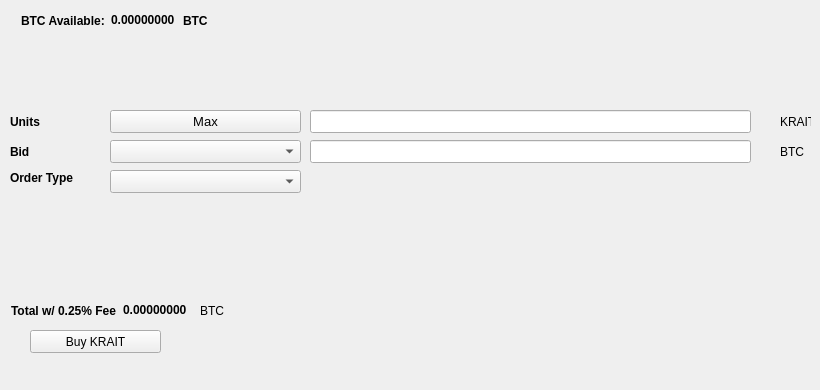
   <widget class="QWidget" name="BuyTab">
    <attribute name="title">
     <string>Buy</string>
    </attribute>
    <widget class="QPushButton" name="BuyKRAIT">
     <property name="geometry">
      <rect>
       <x>30</x>
       <y>330</y>
       <width>131</width>
       <height>23</height>
      </rect>
     </property>
     <property name="text">
      <string>Buy KRAIT</string>
     </property>
     <property name="icon">
      <iconset resource="../krait.qrc">
       <normaloff>:/icons/bitcoin</normaloff>:/icons/bitcoin</iconset>
     </property>
    </widget>
    <widget class="QLabel" name="label_3">
     <property name="geometry">
      <rect>
       <x>10</x>
       <y>110</y>
       <width>46</width>
       <height>23</height>
      </rect>
     </property>
     <property name="font">
      <font>
       <weight>75</weight>
       <bold>true</bold>
      </font>
     </property>
     <property name="text">
      <string>Units</string>
     </property>
    </widget>
    <widget class="QLineEdit" name="UnitsInput">
     <property name="geometry">
      <rect>
       <x>310</x>
       <y>110</y>
       <width>441</width>
       <height>23</height>
      </rect>
     </property>
     <property name="font">
      <font>
       <pointsize>9</pointsize>
       <weight>75</weight>
       <bold>true</bold>
      </font>
     </property>
    </widget>
    <widget class="QLineEdit" name="BuyBidPriceEdit">
     <property name="geometry">
      <rect>
       <x>310</x>
       <y>140</y>
       <width>441</width>
       <height>23</height>
      </rect>
     </property>
     <property name="font">
      <font>
       <pointsize>9</pointsize>
       <weight>75</weight>
       <bold>true</bold>
      </font>
     </property>
    </widget>
    <widget class="QLabel" name="label_4">
     <property name="geometry">
      <rect>
       <x>780</x>
       <y>110</y>
       <width>31</width>
       <height>23</height>
      </rect>
     </property>
     <property name="text">
      <string>KRAIT</string>
     </property>
    </widget>
    <widget class="QLabel" name="label_5">
     <property name="geometry">
      <rect>
       <x>780</x>
       <y>140</y>
       <width>31</width>
       <height>23</height>
      </rect>
     </property>
     <property name="text">
      <string>BTC</string>
     </property>
    </widget>
    <widget class="QLabel" name="label_6">
     <property name="geometry">
      <rect>
       <x>10</x>
       <y>140</y>
       <width>46</width>
       <height>23</height>
      </rect>
     </property>
     <property name="font">
      <font>
       <weight>75</weight>
       <bold>true</bold>
      </font>
     </property>
     <property name="text">
      <string>Bid</string>
     </property>
    </widget>
    <widget class="QLabel" name="label_7">
     <property name="geometry">
      <rect>
       <x>10</x>
       <y>170</y>
       <width>91</width>
       <height>16</height>
      </rect>
     </property>
     <property name="font">
      <font>
       <weight>75</weight>
       <bold>true</bold>
      </font>
     </property>
     <property name="text">
      <string>Order Type</string>
     </property>
    </widget>
    <widget class="QPushButton" name="Buy_Max_Amount">
     <property name="geometry">
      <rect>
       <x>110</x>
       <y>110</y>
       <width>191</width>
       <height>23</height>
      </rect>
     </property>
     <property name="font">
      <font>
       <pointsize>10</pointsize>
      </font>
     </property>
     <property name="text">
      <string>Max</string>
     </property>
    </widget>
    <widget class="QComboBox" name="BuyBidcomboBox">
     <property name="geometry">
      <rect>
       <x>110</x>
       <y>140</y>
       <width>191</width>
       <height>23</height>
      </rect>
     </property>
     <property name="font">
      <font>
       <pointsize>10</pointsize>
      </font>
     </property>
    </widget>
    <widget class="QComboBox" name="buyOrdertypeCombo">
     <property name="geometry">
      <rect>
       <x>110</x>
       <y>170</y>
       <width>191</width>
       <height>23</height>
      </rect>
     </property>
     <property name="font">
      <font>
       <pointsize>10</pointsize>
      </font>
     </property>
    </widget>
    <widget class="QWidget" name="layoutWidget1">
     <property name="geometry">
      <rect>
       <x>21</x>
       <y>11</y>
       <width>227</width>
       <height>19</height>
      </rect>
     </property>
     <layout class="QHBoxLayout" name="horizontalLayout_3">
      <item>
       <widget class="QLabel" name="label232">
        <property name="font">
         <font>
          <weight>75</weight>
          <bold>true</bold>
         </font>
        </property>
        <property name="text">
         <string>BTC Available:</string>
        </property>
       </widget>
      </item>
      <item>
       <widget class="QLabel" name="BtcAvailableLbl">
        <property name="palette">
         <palette>
          <active>
           <colorrole role="WindowText">
            <brush brushstyle="SolidPattern">
             <color alpha="255">
              <red>0</red>
              <green>0</green>
              <blue>0</blue>
             </color>
            </brush>
           </colorrole>
           <colorrole role="Button">
            <brush brushstyle="SolidPattern">
             <color alpha="255">
              <red>0</red>
              <green>170</green>
              <blue>0</blue>
             </color>
            </brush>
           </colorrole>
           <colorrole role="Light">
            <brush brushstyle="SolidPattern">
             <color alpha="255">
              <red>0</red>
              <green>255</green>
              <blue>0</blue>
             </color>
            </brush>
           </colorrole>
           <colorrole role="Midlight">
            <brush brushstyle="SolidPattern">
             <color alpha="255">
              <red>0</red>
              <green>212</green>
              <blue>0</blue>
             </color>
            </brush>
           </colorrole>
           <colorrole role="Dark">
            <brush brushstyle="SolidPattern">
             <color alpha="255">
              <red>0</red>
              <green>85</green>
              <blue>0</blue>
             </color>
            </brush>
           </colorrole>
           <colorrole role="Mid">
            <brush brushstyle="SolidPattern">
             <color alpha="255">
              <red>0</red>
              <green>113</green>
              <blue>0</blue>
             </color>
            </brush>
           </colorrole>
           <colorrole role="Text">
            <brush brushstyle="SolidPattern">
             <color alpha="255">
              <red>0</red>
              <green>170</green>
              <blue>0</blue>
             </color>
            </brush>
           </colorrole>
           <colorrole role="BrightText">
            <brush brushstyle="SolidPattern">
             <color alpha="255">
              <red>255</red>
              <green>255</green>
              <blue>255</blue>
             </color>
            </brush>
           </colorrole>
           <colorrole role="ButtonText">
            <brush brushstyle="SolidPattern">
             <color alpha="255">
              <red>0</red>
              <green>0</green>
              <blue>0</blue>
             </color>
            </brush>
           </colorrole>
           <colorrole role="Base">
            <brush brushstyle="SolidPattern">
             <color alpha="255">
              <red>255</red>
              <green>255</green>
              <blue>255</blue>
             </color>
            </brush>
           </colorrole>
           <colorrole role="Window">
            <brush brushstyle="SolidPattern">
             <color alpha="255">
              <red>0</red>
              <green>170</green>
              <blue>0</blue>
             </color>
            </brush>
           </colorrole>
           <colorrole role="Shadow">
            <brush brushstyle="SolidPattern">
             <color alpha="255">
              <red>0</red>
              <green>0</green>
              <blue>0</blue>
             </color>
            </brush>
           </colorrole>
           <colorrole role="AlternateBase">
            <brush brushstyle="SolidPattern">
             <color alpha="255">
              <red>127</red>
              <green>212</green>
              <blue>127</blue>
             </color>
            </brush>
           </colorrole>
           <colorrole role="ToolTipBase">
            <brush brushstyle="SolidPattern">
             <color alpha="255">
              <red>255</red>
              <green>255</green>
              <blue>220</blue>
             </color>
            </brush>
           </colorrole>
           <colorrole role="ToolTipText">
            <brush brushstyle="SolidPattern">
             <color alpha="255">
              <red>0</red>
              <green>0</green>
              <blue>0</blue>
             </color>
            </brush>
           </colorrole>
          </active>
          <inactive>
           <colorrole role="WindowText">
            <brush brushstyle="SolidPattern">
             <color alpha="255">
              <red>0</red>
              <green>0</green>
              <blue>0</blue>
             </color>
            </brush>
           </colorrole>
           <colorrole role="Button">
            <brush brushstyle="SolidPattern">
             <color alpha="255">
              <red>0</red>
              <green>170</green>
              <blue>0</blue>
             </color>
            </brush>
           </colorrole>
           <colorrole role="Light">
            <brush brushstyle="SolidPattern">
             <color alpha="255">
              <red>0</red>
              <green>255</green>
              <blue>0</blue>
             </color>
            </brush>
           </colorrole>
           <colorrole role="Midlight">
            <brush brushstyle="SolidPattern">
             <color alpha="255">
              <red>0</red>
              <green>212</green>
              <blue>0</blue>
             </color>
            </brush>
           </colorrole>
           <colorrole role="Dark">
            <brush brushstyle="SolidPattern">
             <color alpha="255">
              <red>0</red>
              <green>85</green>
              <blue>0</blue>
             </color>
            </brush>
           </colorrole>
           <colorrole role="Mid">
            <brush brushstyle="SolidPattern">
             <color alpha="255">
              <red>0</red>
              <green>113</green>
              <blue>0</blue>
             </color>
            </brush>
           </colorrole>
           <colorrole role="Text">
            <brush brushstyle="SolidPattern">
             <color alpha="255">
              <red>0</red>
              <green>170</green>
              <blue>0</blue>
             </color>
            </brush>
           </colorrole>
           <colorrole role="BrightText">
            <brush brushstyle="SolidPattern">
             <color alpha="255">
              <red>255</red>
              <green>255</green>
              <blue>255</blue>
             </color>
            </brush>
           </colorrole>
           <colorrole role="ButtonText">
            <brush brushstyle="SolidPattern">
             <color alpha="255">
              <red>0</red>
              <green>0</green>
              <blue>0</blue>
             </color>
            </brush>
           </colorrole>
           <colorrole role="Base">
            <brush brushstyle="SolidPattern">
             <color alpha="255">
              <red>255</red>
              <green>255</green>
              <blue>255</blue>
             </color>
            </brush>
           </colorrole>
           <colorrole role="Window">
            <brush brushstyle="SolidPattern">
             <color alpha="255">
              <red>0</red>
              <green>170</green>
              <blue>0</blue>
             </color>
            </brush>
           </colorrole>
           <colorrole role="Shadow">
            <brush brushstyle="SolidPattern">
             <color alpha="255">
              <red>0</red>
              <green>0</green>
              <blue>0</blue>
             </color>
            </brush>
           </colorrole>
           <colorrole role="AlternateBase">
            <brush brushstyle="SolidPattern">
             <color alpha="255">
              <red>127</red>
              <green>212</green>
              <blue>127</blue>
             </color>
            </brush>
           </colorrole>
           <colorrole role="ToolTipBase">
            <brush brushstyle="SolidPattern">
             <color alpha="255">
              <red>255</red>
              <green>255</green>
              <blue>220</blue>
             </color>
            </brush>
           </colorrole>
           <colorrole role="ToolTipText">
            <brush brushstyle="SolidPattern">
             <color alpha="255">
              <red>0</red>
              <green>0</green>
              <blue>0</blue>
             </color>
            </brush>
           </colorrole>
          </inactive>
          <disabled>
           <colorrole role="WindowText">
            <brush brushstyle="SolidPattern">
             <color alpha="255">
              <red>0</red>
              <green>85</green>
              <blue>0</blue>
             </color>
            </brush>
           </colorrole>
           <colorrole role="Button">
            <brush brushstyle="SolidPattern">
             <color alpha="255">
              <red>0</red>
              <green>170</green>
              <blue>0</blue>
             </color>
            </brush>
           </colorrole>
           <colorrole role="Light">
            <brush brushstyle="SolidPattern">
             <color alpha="255">
              <red>0</red>
              <green>255</green>
              <blue>0</blue>
             </color>
            </brush>
           </colorrole>
           <colorrole role="Midlight">
            <brush brushstyle="SolidPattern">
             <color alpha="255">
              <red>0</red>
              <green>212</green>
              <blue>0</blue>
             </color>
            </brush>
           </colorrole>
           <colorrole role="Dark">
            <brush brushstyle="SolidPattern">
             <color alpha="255">
              <red>0</red>
              <green>85</green>
              <blue>0</blue>
             </color>
            </brush>
           </colorrole>
           <colorrole role="Mid">
            <brush brushstyle="SolidPattern">
             <color alpha="255">
              <red>0</red>
              <green>113</green>
              <blue>0</blue>
             </color>
            </brush>
           </colorrole>
           <colorrole role="Text">
            <brush brushstyle="SolidPattern">
             <color alpha="255">
              <red>0</red>
              <green>85</green>
              <blue>0</blue>
             </color>
            </brush>
           </colorrole>
           <colorrole role="BrightText">
            <brush brushstyle="SolidPattern">
             <color alpha="255">
              <red>255</red>
              <green>255</green>
              <blue>255</blue>
             </color>
            </brush>
           </colorrole>
           <colorrole role="ButtonText">
            <brush brushstyle="SolidPattern">
             <color alpha="255">
              <red>0</red>
              <green>85</green>
              <blue>0</blue>
             </color>
            </brush>
           </colorrole>
           <colorrole role="Base">
            <brush brushstyle="SolidPattern">
             <color alpha="255">
              <red>0</red>
              <green>170</green>
              <blue>0</blue>
             </color>
            </brush>
           </colorrole>
           <colorrole role="Window">
            <brush brushstyle="SolidPattern">
             <color alpha="255">
              <red>0</red>
              <green>170</green>
              <blue>0</blue>
             </color>
            </brush>
           </colorrole>
           <colorrole role="Shadow">
            <brush brushstyle="SolidPattern">
             <color alpha="255">
              <red>0</red>
              <green>0</green>
              <blue>0</blue>
             </color>
            </brush>
           </colorrole>
           <colorrole role="AlternateBase">
            <brush brushstyle="SolidPattern">
             <color alpha="255">
              <red>0</red>
              <green>170</green>
              <blue>0</blue>
             </color>
            </brush>
           </colorrole>
           <colorrole role="ToolTipBase">
            <brush brushstyle="SolidPattern">
             <color alpha="255">
              <red>255</red>
              <green>255</green>
              <blue>220</blue>
             </color>
            </brush>
           </colorrole>
           <colorrole role="ToolTipText">
            <brush brushstyle="SolidPattern">
             <color alpha="255">
              <red>0</red>
              <green>0</green>
              <blue>0</blue>
             </color>
            </brush>
           </colorrole>
          </disabled>
         </palette>
        </property>
        <property name="font">
         <font>
          <weight>75</weight>
          <bold>true</bold>
         </font>
        </property>
        <property name="text">
         <string>0.00000000</string>
        </property>
        <property name="textInteractionFlags">
         <set>Qt::LinksAccessibleByMouse|Qt::TextSelectableByKeyboard|Qt::TextSelectableByMouse</set>
        </property>
       </widget>
      </item>
      <item>
       <widget class="QLabel" name="BtcAvailableLbl_2">
        <property name="font">
         <font>
          <weight>75</weight>
          <bold>true</bold>
         </font>
        </property>
        <property name="text">
         <string>BTC</string>
        </property>
       </widget>
      </item>
     </layout>
    </widget>
    <widget class="QWidget" name="layoutWidge2">
     <property name="geometry">
      <rect>
       <x>11</x>
       <y>301</y>
       <width>259</width>
       <height>19</height>
      </rect>
     </property>
     <layout class="QHBoxLayout" name="horizontalLayout_4">
      <item>
       <widget class="QLabel" name="label_9">
        <property name="font">
         <font>
          <weight>75</weight>
          <bold>true</bold>
         </font>
        </property>
        <property name="text">
         <string>Total w/ 0.25% Fee</string>
        </property>
       </widget>
      </item>
      <item>
       <widget class="QLabel" name="BuyCostLabel">
        <property name="palette">
         <palette>
          <active>
           <colorrole role="WindowText">
            <brush brushstyle="SolidPattern">
             <color alpha="255">
              <red>0</red>
              <green>0</green>
              <blue>0</blue>
             </color>
            </brush>
           </colorrole>
           <colorrole role="Button">
            <brush brushstyle="SolidPattern">
             <color alpha="255">
              <red>0</red>
              <green>170</green>
              <blue>0</blue>
             </color>
            </brush>
           </colorrole>
           <colorrole role="Light">
            <brush brushstyle="SolidPattern">
             <color alpha="255">
              <red>0</red>
              <green>255</green>
              <blue>0</blue>
             </color>
            </brush>
           </colorrole>
           <colorrole role="Midlight">
            <brush brushstyle="SolidPattern">
             <color alpha="255">
              <red>0</red>
              <green>212</green>
              <blue>0</blue>
             </color>
            </brush>
           </colorrole>
           <colorrole role="Dark">
            <brush brushstyle="SolidPattern">
             <color alpha="255">
              <red>0</red>
              <green>85</green>
              <blue>0</blue>
             </color>
            </brush>
           </colorrole>
           <colorrole role="Mid">
            <brush brushstyle="SolidPattern">
             <color alpha="255">
              <red>0</red>
              <green>113</green>
              <blue>0</blue>
             </color>
            </brush>
           </colorrole>
           <colorrole role="Text">
            <brush brushstyle="SolidPattern">
             <color alpha="255">
              <red>0</red>
              <green>170</green>
              <blue>0</blue>
             </color>
            </brush>
           </colorrole>
           <colorrole role="BrightText">
            <brush brushstyle="SolidPattern">
             <color alpha="255">
              <red>255</red>
              <green>255</green>
              <blue>255</blue>
             </color>
            </brush>
           </colorrole>
           <colorrole role="ButtonText">
            <brush brushstyle="SolidPattern">
             <color alpha="255">
              <red>0</red>
              <green>0</green>
              <blue>0</blue>
             </color>
            </brush>
           </colorrole>
           <colorrole role="Base">
            <brush brushstyle="SolidPattern">
             <color alpha="255">
              <red>255</red>
              <green>255</green>
              <blue>255</blue>
             </color>
            </brush>
           </colorrole>
           <colorrole role="Window">
            <brush brushstyle="SolidPattern">
             <color alpha="255">
              <red>0</red>
              <green>170</green>
              <blue>0</blue>
             </color>
            </brush>
           </colorrole>
           <colorrole role="Shadow">
            <brush brushstyle="SolidPattern">
             <color alpha="255">
              <red>0</red>
              <green>0</green>
              <blue>0</blue>
             </color>
            </brush>
           </colorrole>
           <colorrole role="AlternateBase">
            <brush brushstyle="SolidPattern">
             <color alpha="255">
              <red>127</red>
              <green>212</green>
              <blue>127</blue>
             </color>
            </brush>
           </colorrole>
           <colorrole role="ToolTipBase">
            <brush brushstyle="SolidPattern">
             <color alpha="255">
              <red>255</red>
              <green>255</green>
              <blue>220</blue>
             </color>
            </brush>
           </colorrole>
           <colorrole role="ToolTipText">
            <brush brushstyle="SolidPattern">
             <color alpha="255">
              <red>0</red>
              <green>0</green>
              <blue>0</blue>
             </color>
            </brush>
           </colorrole>
          </active>
          <inactive>
           <colorrole role="WindowText">
            <brush brushstyle="SolidPattern">
             <color alpha="255">
              <red>0</red>
              <green>0</green>
              <blue>0</blue>
             </color>
            </brush>
           </colorrole>
           <colorrole role="Button">
            <brush brushstyle="SolidPattern">
             <color alpha="255">
              <red>0</red>
              <green>170</green>
              <blue>0</blue>
             </color>
            </brush>
           </colorrole>
           <colorrole role="Light">
            <brush brushstyle="SolidPattern">
             <color alpha="255">
              <red>0</red>
              <green>255</green>
              <blue>0</blue>
             </color>
            </brush>
           </colorrole>
           <colorrole role="Midlight">
            <brush brushstyle="SolidPattern">
             <color alpha="255">
              <red>0</red>
              <green>212</green>
              <blue>0</blue>
             </color>
            </brush>
           </colorrole>
           <colorrole role="Dark">
            <brush brushstyle="SolidPattern">
             <color alpha="255">
              <red>0</red>
              <green>85</green>
              <blue>0</blue>
             </color>
            </brush>
           </colorrole>
           <colorrole role="Mid">
            <brush brushstyle="SolidPattern">
             <color alpha="255">
              <red>0</red>
              <green>113</green>
              <blue>0</blue>
             </color>
            </brush>
           </colorrole>
           <colorrole role="Text">
            <brush brushstyle="SolidPattern">
             <color alpha="255">
              <red>0</red>
              <green>170</green>
              <blue>0</blue>
             </color>
            </brush>
           </colorrole>
           <colorrole role="BrightText">
            <brush brushstyle="SolidPattern">
             <color alpha="255">
              <red>255</red>
              <green>255</green>
              <blue>255</blue>
             </color>
            </brush>
           </colorrole>
           <colorrole role="ButtonText">
            <brush brushstyle="SolidPattern">
             <color alpha="255">
              <red>0</red>
              <green>0</green>
              <blue>0</blue>
             </color>
            </brush>
           </colorrole>
           <colorrole role="Base">
            <brush brushstyle="SolidPattern">
             <color alpha="255">
              <red>255</red>
              <green>255</green>
              <blue>255</blue>
             </color>
            </brush>
           </colorrole>
           <colorrole role="Window">
            <brush brushstyle="SolidPattern">
             <color alpha="255">
              <red>0</red>
              <green>170</green>
              <blue>0</blue>
             </color>
            </brush>
           </colorrole>
           <colorrole role="Shadow">
            <brush brushstyle="SolidPattern">
             <color alpha="255">
              <red>0</red>
              <green>0</green>
              <blue>0</blue>
             </color>
            </brush>
           </colorrole>
           <colorrole role="AlternateBase">
            <brush brushstyle="SolidPattern">
             <color alpha="255">
              <red>127</red>
              <green>212</green>
              <blue>127</blue>
             </color>
            </brush>
           </colorrole>
           <colorrole role="ToolTipBase">
            <brush brushstyle="SolidPattern">
             <color alpha="255">
              <red>255</red>
              <green>255</green>
              <blue>220</blue>
             </color>
            </brush>
           </colorrole>
           <colorrole role="ToolTipText">
            <brush brushstyle="SolidPattern">
             <color alpha="255">
              <red>0</red>
              <green>0</green>
              <blue>0</blue>
             </color>
            </brush>
           </colorrole>
          </inactive>
          <disabled>
           <colorrole role="WindowText">
            <brush brushstyle="SolidPattern">
             <color alpha="255">
              <red>0</red>
              <green>85</green>
              <blue>0</blue>
             </color>
            </brush>
           </colorrole>
           <colorrole role="Button">
            <brush brushstyle="SolidPattern">
             <color alpha="255">
              <red>0</red>
              <green>170</green>
              <blue>0</blue>
             </color>
            </brush>
           </colorrole>
           <colorrole role="Light">
            <brush brushstyle="SolidPattern">
             <color alpha="255">
              <red>0</red>
              <green>255</green>
              <blue>0</blue>
             </color>
            </brush>
           </colorrole>
           <colorrole role="Midlight">
            <brush brushstyle="SolidPattern">
             <color alpha="255">
              <red>0</red>
              <green>212</green>
              <blue>0</blue>
             </color>
            </brush>
           </colorrole>
           <colorrole role="Dark">
            <brush brushstyle="SolidPattern">
             <color alpha="255">
              <red>0</red>
              <green>85</green>
              <blue>0</blue>
             </color>
            </brush>
           </colorrole>
           <colorrole role="Mid">
            <brush brushstyle="SolidPattern">
             <color alpha="255">
              <red>0</red>
              <green>113</green>
              <blue>0</blue>
             </color>
            </brush>
           </colorrole>
           <colorrole role="Text">
            <brush brushstyle="SolidPattern">
             <color alpha="255">
              <red>0</red>
              <green>85</green>
              <blue>0</blue>
             </color>
            </brush>
           </colorrole>
           <colorrole role="BrightText">
            <brush brushstyle="SolidPattern">
             <color alpha="255">
              <red>255</red>
              <green>255</green>
              <blue>255</blue>
             </color>
            </brush>
           </colorrole>
           <colorrole role="ButtonText">
            <brush brushstyle="SolidPattern">
             <color alpha="255">
              <red>0</red>
              <green>85</green>
              <blue>0</blue>
             </color>
            </brush>
           </colorrole>
           <colorrole role="Base">
            <brush brushstyle="SolidPattern">
             <color alpha="255">
              <red>0</red>
              <green>170</green>
              <blue>0</blue>
             </color>
            </brush>
           </colorrole>
           <colorrole role="Window">
            <brush brushstyle="SolidPattern">
             <color alpha="255">
              <red>0</red>
              <green>170</green>
              <blue>0</blue>
             </color>
            </brush>
           </colorrole>
           <colorrole role="Shadow">
            <brush brushstyle="SolidPattern">
             <color alpha="255">
              <red>0</red>
              <green>0</green>
              <blue>0</blue>
             </color>
            </brush>
           </colorrole>
           <colorrole role="AlternateBase">
            <brush brushstyle="SolidPattern">
             <color alpha="255">
              <red>0</red>
              <green>170</green>
              <blue>0</blue>
             </color>
            </brush>
           </colorrole>
           <colorrole role="ToolTipBase">
            <brush brushstyle="SolidPattern">
             <color alpha="255">
              <red>255</red>
              <green>255</green>
              <blue>220</blue>
             </color>
            </brush>
           </colorrole>
           <colorrole role="ToolTipText">
            <brush brushstyle="SolidPattern">
             <color alpha="255">
              <red>0</red>
              <green>0</green>
              <blue>0</blue>
             </color>
            </brush>
           </colorrole>
          </disabled>
         </palette>
        </property>
        <property name="font">
         <font>
          <weight>75</weight>
          <bold>true</bold>
         </font>
        </property>
        <property name="autoFillBackground">
         <bool>false</bool>
        </property>
        <property name="text">
         <string>0.00000000</string>
        </property>
        <property name="textInteractionFlags">
         <set>Qt::LinksAccessibleByMouse|Qt::TextSelectableByMouse</set>
        </property>
       </widget>
      </item>
      <item>
       <widget class="QLabel" name="label_10">
        <property name="font">
         <font>
          <weight>50</weight>
          <bold>false</bold>
         </font>
        </property>
        <property name="text">
         <string>BTC</string>
        </property>
       </widget>
      </item>
     </layout>
    </widget>
    <widget class="QLabel" name="label_24">
     <property name="geometry">
      <rect>
       <x>460</x>
       <y>300</y>
       <width>281</width>
       <height>81</height>
      </rect>
     </property>
     <property name="text">
      <string/>
     </property>
     <property name="pixmap">
      <pixmap>:/images/bittrex</pixmap>
     </property>
    </widget>
   </widget>
